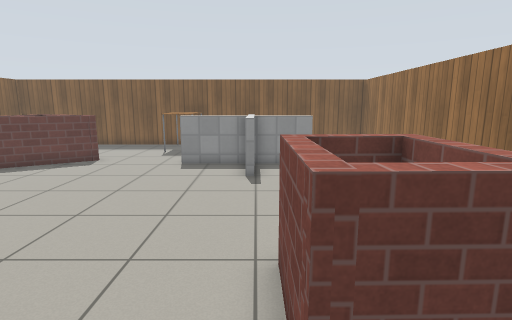
view 1 (above)

12 first-person views from a walk through a Gazebo world. The camera is 1.2 m above the floor, tilts 10° down and sees 80° across. The floor is counted in squares, 0.5 m on a side. Each view is taken from the middle of a square. On the plan, view 1 faces up. The plan holds only what a view shows up to about 19 squares ahead; the rest is blank. The robots in the file are not drawn. Gazebo's built-in surfaces are drawn with simple patterns.

view 2
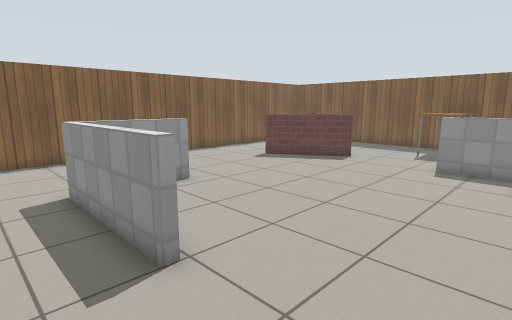

view 3
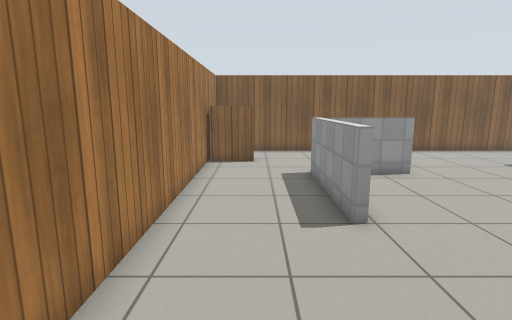

view 4
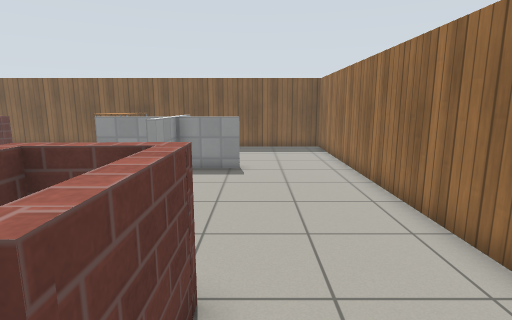

view 5
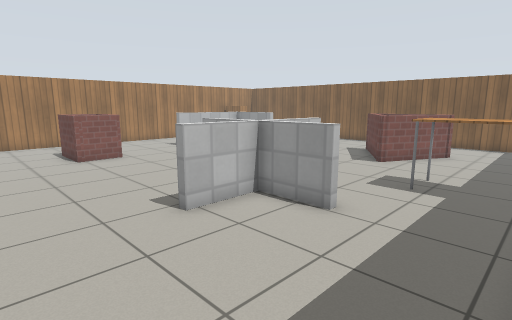

view 6
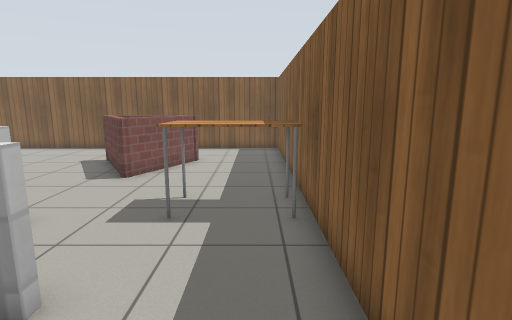

view 7
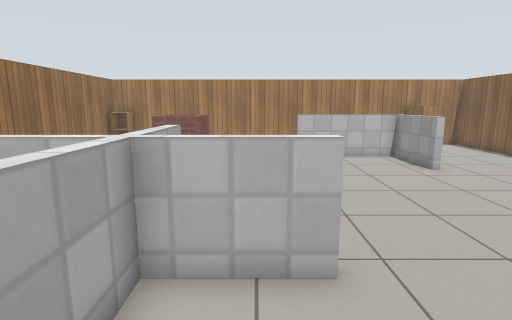

view 8
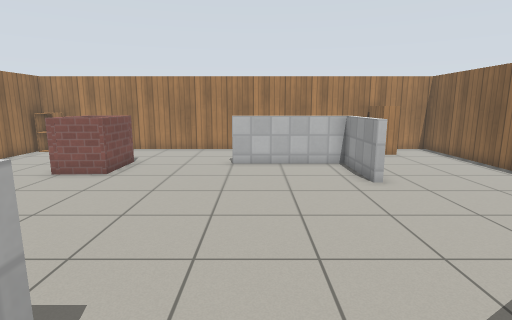

view 9
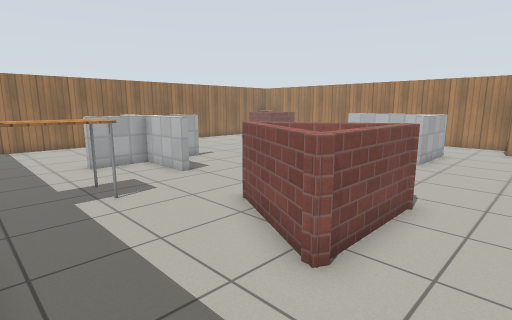

view 10
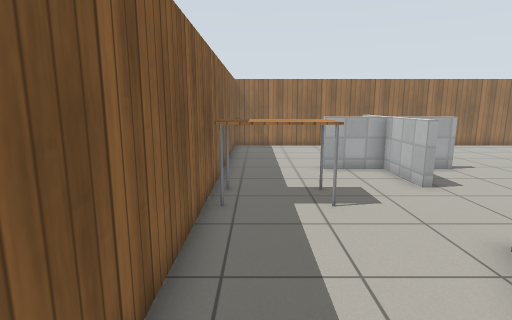

view 11
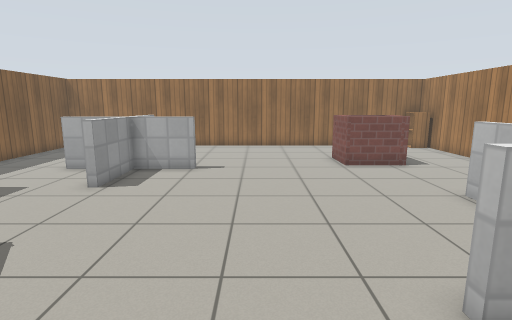

view 12
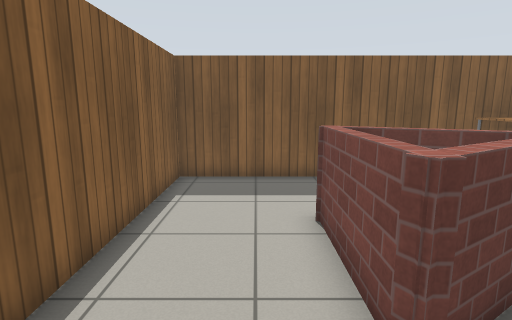

### Floor plan
Points are (right, up) in squares from view 1. A wall is a line through its corners. A room is listed if a view was taken in it or the views show most of it. See-through windows are left out.
Room 1 (views 1, 2, 3, 4, 7, 8, 9, 10, 11, 12)
walls: (-0.4, 10.2) (-0.4, 12.7) (-3.2, 12.7) (-3.2, 13) (-0.4, 13) (-0.4, 15.4); (-7, 13.5) (-10.5, 11.4) (-10.7, 11.4) (-10.7, 15.4); (-4, 2) (-9, 2) (-9, 5.5) (-8.7, 5.5) (-8.7, 2.3) (-4, 2.3); (-7.6, 13.5) (-10.4, 14.9) (-10.4, 11.8) (-7.6, 13.5); (0.3, 4.3) (2.3, 4.4) (2.3, 1.9) (0.3, 1.8) (0.3, 4.3); (2.3, 12.7) (-0.1, 12.7) (-0.1, 10.4); (-10.8, 15) (-10.6, 15.4) (-10.3, 15.4); (-10.6, 15.4) (-7, 13.5); (-0.4, 19.3) (-14.6, 19.3) (-14.6, -2.1) (6.8, -2.1) (6.8, 12.6)
ways out: opening at (0, 17.5) to room 2; opening at (4.5, 13) to room 2
objects: bookshelf (-12, -1) to (-11, 0); table (-5, 16) to (-4, 19); cabinet (6, -1)
Room 2 (views 5, 6)
walls: (-0.1, 15.5) (-0.1, 13) (2.3, 13) (2.3, 12.7); (6.8, 12.6) (6.8, 19.3) (-0.4, 19.3)
ways out: opening at (0, 17.5) to room 1; opening at (4.5, 13) to room 1

Where each view was taken, in squares from view 1:
view 1: 0 up, 0 right, facing up
view 2: 0 up, 0 right, facing up-left
view 3: 0 up, 2 right, facing left
view 4: 1 up, 3 right, facing up
view 5: 19 up, 6 right, facing down-left
view 6: 18 up, 3 right, facing left
view 7: 17 up, 2 left, facing down
view 8: 15 up, 5 left, facing down
view 9: 19 up, 13 left, facing down-right
view 10: 18 up, 12 left, facing right
view 11: 8 up, 12 left, facing right
view 12: 9 up, 12 left, facing up
